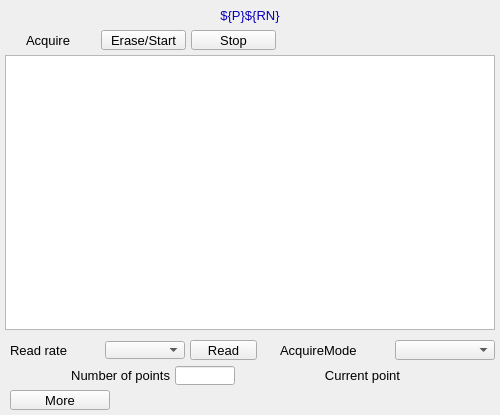
<?xml version="1.0" ?>
<ui version="4.0">
  <class>Dialog</class>
  <widget class="QWidget" name="screen">
    <property name="geometry">
      <rect>
        <x>370</x>
        <y>223</y>
        <width>500</width>
        <height>415</height>
      </rect>
    </property>
    <property name="styleSheet">
      <string notr="true">QWidget#screen {
  color: rgb(0, 0, 0);
  background-color: rgb(187, 187, 187);
  }</string>
    </property>
    <property name="windowTitle">
      <string>NDStatsTimeSeriesPlot</string>
    </property>
    <widget class="PyDMWaveformPlot" name="cartesian_plot">
      <property name="geometry">
        <rect>
          <x>5</x>
          <y>55</y>
          <width>490</width>
          <height>275</height>
        </rect>
      </property>
      <property name="toolTip">
        <string>cartesian_plot</string>
      </property>
      <property name="title" stdset="0">
        <string>$(P)$(RN) Time Series</string>
      </property>
      <property name="xLabels">
        <stringlist>
          <string>Time {s}</string>
        </stringlist>
      </property>
      <property name="yLabels">
        <stringlist>
          <string>${P}${RN}</string>
        </stringlist>
      </property>
      <property name="curves" stdset="0">
        <stringlist>
          <string>{&quot;name&quot;: &quot;curve 1&quot;, &quot;x_channel&quot;: &quot;ca://${prefix}TSTimeAxis&quot;, &quot;y_channel&quot;: &quot;ca://${P}${RN}&quot;, &quot;color&quot;: &quot;#4b6ec7&quot;, &quot;lineStyle&quot;: 1, &quot;lineWidth&quot;: 1, &quot;symbolSize&quot;: 10, &quot;redraw_mode&quot;: 2, &quot;block_size&quot;: 1200}</string>
        </stringlist>
      </property>
      <property name="axisColor" stdset="0">
        <color>
          <red>0</red>
          <green>0</green>
          <blue>0</blue>
        </color>
      </property>
      <property name="backgroundColor" stdset="0">
        <color>
          <red>218</red>
          <green>218</green>
          <blue>218</blue>
        </color>
      </property>
    </widget>
    <widget class="PyDMFrame" name="composite">
      <property name="geometry">
        <rect>
          <x>0</x>
          <y>5</y>
          <width>500</width>
          <height>45</height>
        </rect>
      </property>
      <widget class="QLabel" name="text">
        <property name="geometry">
          <rect>
            <x>0</x>
            <y>0</y>
            <width>500</width>
            <height>20</height>
          </rect>
        </property>
        <property name="text">
          <string>${P}${RN}</string>
        </property>
        <property name="font" stdset="0">
          <font>
            <pointsize>10</pointsize>
          </font>
        </property>
        <property name="brush" stdset="0">
          <brush brushstyle="SolidPattern">
            <color alpha="255">
              <red>10</red>
              <green>0</green>
              <blue>184</blue>
            </color>
          </brush>
        </property>
        <property name="toolTip">
          <string>text</string>
        </property>
        <property name="alignment">
          <set>Qt::AlignCenter</set>
        </property>
        <property name="styleSheet">
          <string notr="true">QLabel#text {
  color: rgb(10, 0, 184);
  }</string>
        </property>
      </widget>
      <widget class="PyDMLabel" name="text_update">
        <property name="geometry">
          <rect>
            <x>282</x>
            <y>26</y>
            <width>100</width>
            <height>18</height>
          </rect>
        </property>
        <property name="toolTip">
          <string>PV: ${prefix}TSAcquiring</string>
        </property>
        <property name="channel" stdset="0">
          <string>ca://${prefix}TSAcquiring</string>
        </property>
        <property name="displayFormat" stdset="0">
          <enum>PyDMLabel::String</enum>
        </property>
        <property name="font" stdset="0">
          <font>
            <pointsize>10</pointsize>
          </font>
        </property>
        <property name="alignment">
          <set>Qt::AlignLeading|Qt::AlignLeft|Qt::AlignVCenter</set>
        </property>
        <property name="textInteractionFlags">
          <set>Qt::TextSelectableByKeyboard|Qt::TextSelectableByMouse</set>
        </property>
        <property name="styleSheet">
          <string notr="true">PyDMLabel#text_update {
  color: rgb(10, 0, 184);
  background-color: rgb(70, 70, 70);
  }</string>
        </property>
      </widget>
      <widget class="PyDMPushButton" name="message_button">
        <property name="geometry">
          <rect>
            <x>191</x>
            <y>25</y>
            <width>85</width>
            <height>20</height>
          </rect>
        </property>
        <property name="text">
          <string>Stop</string>
        </property>
        <property name="font" stdset="0">
          <font>
            <pointsize>10</pointsize>
          </font>
        </property>
        <property name="toolTip">
          <string>${prefix}TSAcquire</string>
        </property>
        <property name="channel" stdset="0">
          <string>ca://${prefix}TSAcquire</string>
        </property>
        <property name="pressValue" stdset="0">
          <string>0</string>
        </property>
        <property name="styleSheet">
          <string notr="true">PyDMPushButton#message_button {
  color: rgb(0, 0, 0);
  background-color: rgb(115, 223, 255);
  }</string>
        </property>
      </widget>
      <widget class="PyDMPushButton" name="message_button_1">
        <property name="geometry">
          <rect>
            <x>101</x>
            <y>25</y>
            <width>85</width>
            <height>20</height>
          </rect>
        </property>
        <property name="text">
          <string>Erase/Start</string>
        </property>
        <property name="font" stdset="0">
          <font>
            <pointsize>10</pointsize>
          </font>
        </property>
        <property name="toolTip">
          <string>${prefix}TSAcquire</string>
        </property>
        <property name="channel" stdset="0">
          <string>ca://${prefix}TSAcquire</string>
        </property>
        <property name="pressValue" stdset="0">
          <string>1</string>
        </property>
        <property name="styleSheet">
          <string notr="true">PyDMPushButton#message_button_1 {
  color: rgb(0, 0, 0);
  background-color: rgb(115, 223, 255);
  }</string>
        </property>
      </widget>
      <widget class="QLabel" name="text_1">
        <property name="geometry">
          <rect>
            <x>26</x>
            <y>25</y>
            <width>70</width>
            <height>20</height>
          </rect>
        </property>
        <property name="text">
          <string>Acquire</string>
        </property>
        <property name="font" stdset="0">
          <font>
            <pointsize>10</pointsize>
          </font>
        </property>
        <property name="brush" stdset="0">
          <brush brushstyle="SolidPattern">
            <color alpha="255">
              <red>0</red>
              <green>0</green>
              <blue>0</blue>
            </color>
          </brush>
        </property>
        <property name="toolTip">
          <string>text_1</string>
        </property>
        <property name="alignment">
          <set>Qt::AlignLeading|Qt::AlignLeft|Qt::AlignVCenter</set>
        </property>
        <property name="styleSheet">
          <string notr="true">QLabel#text_1 {
  color: rgb(0, 0, 0);
  }</string>
        </property>
      </widget>
    </widget>
    <widget class="PyDMEnumComboBox" name="menu">
      <property name="geometry">
        <rect>
          <x>395</x>
          <y>340</y>
          <width>100</width>
          <height>20</height>
        </rect>
      </property>
      <property name="toolTip">
        <string>${prefix}TSAcquireMode</string>
      </property>
      <property name="channel" stdset="0">
        <string>ca://${prefix}TSAcquireMode</string>
      </property>
      <property name="font" stdset="0">
        <font>
          <pointsize>10</pointsize>
        </font>
      </property>
      <property name="styleSheet">
        <string notr="true">PyDMEnumComboBox#menu {
  color: rgb(0, 0, 0);
  background-color: rgb(115, 223, 255);
  }</string>
      </property>
    </widget>
    <widget class="QLabel" name="text_2">
      <property name="geometry">
        <rect>
          <x>280</x>
          <y>340</y>
          <width>110</width>
          <height>20</height>
        </rect>
      </property>
      <property name="text">
        <string>AcquireMode</string>
      </property>
      <property name="font" stdset="0">
        <font>
          <pointsize>10</pointsize>
        </font>
      </property>
      <property name="brush" stdset="0">
        <brush brushstyle="SolidPattern">
          <color alpha="255">
            <red>0</red>
            <green>0</green>
            <blue>0</blue>
          </color>
        </brush>
      </property>
      <property name="toolTip">
        <string>text_2</string>
      </property>
      <property name="alignment">
        <set>Qt::AlignLeading|Qt::AlignLeft|Qt::AlignVCenter</set>
      </property>
      <property name="styleSheet">
        <string notr="true">QLabel#text_2 {
  color: rgb(0, 0, 0);
  }</string>
      </property>
    </widget>
    <widget class="PyDMPushButton" name="message_button_2">
      <property name="geometry">
        <rect>
          <x>190</x>
          <y>340</y>
          <width>67</width>
          <height>20</height>
        </rect>
      </property>
      <property name="text">
        <string>Read</string>
      </property>
      <property name="font" stdset="0">
        <font>
          <pointsize>10</pointsize>
        </font>
      </property>
      <property name="toolTip">
        <string>${prefix}TSRead</string>
      </property>
      <property name="channel" stdset="0">
        <string>ca://${prefix}TSRead</string>
      </property>
      <property name="pressValue" stdset="0">
        <string>1</string>
      </property>
      <property name="styleSheet">
        <string notr="true">PyDMPushButton#message_button_2 {
  color: rgb(0, 0, 0);
  background-color: rgb(115, 223, 255);
  }</string>
      </property>
    </widget>
    <widget class="PyDMEnumComboBox" name="menu_1">
      <property name="geometry">
        <rect>
          <x>105</x>
          <y>341</y>
          <width>80</width>
          <height>18</height>
        </rect>
      </property>
      <property name="toolTip">
        <string>${prefix}TSRead.SCAN</string>
      </property>
      <property name="channel" stdset="0">
        <string>ca://${prefix}TSRead.SCAN</string>
      </property>
      <property name="font" stdset="0">
        <font>
          <pointsize>10</pointsize>
        </font>
      </property>
      <property name="styleSheet">
        <string notr="true">PyDMEnumComboBox#menu_1 {
  color: rgb(0, 0, 0);
  background-color: rgb(115, 223, 255);
  }</string>
      </property>
    </widget>
    <widget class="QLabel" name="text_3">
      <property name="geometry">
        <rect>
          <x>10</x>
          <y>340</y>
          <width>90</width>
          <height>20</height>
        </rect>
      </property>
      <property name="text">
        <string>Read rate</string>
      </property>
      <property name="font" stdset="0">
        <font>
          <pointsize>10</pointsize>
        </font>
      </property>
      <property name="brush" stdset="0">
        <brush brushstyle="SolidPattern">
          <color alpha="255">
            <red>0</red>
            <green>0</green>
            <blue>0</blue>
          </color>
        </brush>
      </property>
      <property name="toolTip">
        <string>text_3</string>
      </property>
      <property name="alignment">
        <set>Qt::AlignLeading|Qt::AlignLeft|Qt::AlignVCenter</set>
      </property>
      <property name="styleSheet">
        <string notr="true">QLabel#text_3 {
  color: rgb(0, 0, 0);
  }</string>
      </property>
    </widget>
    <widget class="QLabel" name="text_4">
      <property name="geometry">
        <rect>
          <x>10</x>
          <y>365</y>
          <width>160</width>
          <height>20</height>
        </rect>
      </property>
      <property name="text">
        <string>Number of points</string>
      </property>
      <property name="font" stdset="0">
        <font>
          <pointsize>10</pointsize>
        </font>
      </property>
      <property name="brush" stdset="0">
        <brush brushstyle="SolidPattern">
          <color alpha="255">
            <red>0</red>
            <green>0</green>
            <blue>0</blue>
          </color>
        </brush>
      </property>
      <property name="toolTip">
        <string>text_4</string>
      </property>
      <property name="alignment">
        <set>Qt::AlignRight|Qt::AlignTrailing|Qt::AlignVCenter</set>
      </property>
      <property name="styleSheet">
        <string notr="true">QLabel#text_4 {
  color: rgb(0, 0, 0);
  }</string>
      </property>
    </widget>
    <widget class="PyDMLineEdit" name="text_entry">
      <property name="geometry">
        <rect>
          <x>175</x>
          <y>366</y>
          <width>60</width>
          <height>19</height>
        </rect>
      </property>
      <property name="channel" stdset="0">
        <string>ca://${prefix}TSNumPoints</string>
      </property>
      <property name="toolTip">
        <string>${prefix}TSNumPoints</string>
      </property>
      <property name="font" stdset="0">
        <font>
          <pointsize>10</pointsize>
        </font>
      </property>
      <property name="styleSheet">
        <string notr="true">PyDMLineEdit#text_entry {
  color: rgb(0, 0, 0);
  background-color: rgb(115, 223, 255);
  border: 1px solid black;
  margin: 0px;
  padding: 0px;
  spacing: 0px;
  }</string>
      </property>
    </widget>
    <widget class="QLabel" name="text_5">
      <property name="geometry">
        <rect>
          <x>270</x>
          <y>365</y>
          <width>130</width>
          <height>20</height>
        </rect>
      </property>
      <property name="text">
        <string>Current point</string>
      </property>
      <property name="font" stdset="0">
        <font>
          <pointsize>10</pointsize>
        </font>
      </property>
      <property name="brush" stdset="0">
        <brush brushstyle="SolidPattern">
          <color alpha="255">
            <red>0</red>
            <green>0</green>
            <blue>0</blue>
          </color>
        </brush>
      </property>
      <property name="toolTip">
        <string>text_5</string>
      </property>
      <property name="alignment">
        <set>Qt::AlignRight|Qt::AlignTrailing|Qt::AlignVCenter</set>
      </property>
      <property name="styleSheet">
        <string notr="true">QLabel#text_5 {
  color: rgb(0, 0, 0);
  }</string>
      </property>
    </widget>
    <widget class="PyDMLabel" name="text_update_1">
      <property name="geometry">
        <rect>
          <x>405</x>
          <y>366</y>
          <width>90</width>
          <height>18</height>
        </rect>
      </property>
      <property name="toolTip">
        <string>PV: ${prefix}TSCurrentPoint</string>
      </property>
      <property name="channel" stdset="0">
        <string>ca://${prefix}TSCurrentPoint</string>
      </property>
      <property name="font" stdset="0">
        <font>
          <pointsize>10</pointsize>
        </font>
      </property>
      <property name="alignment">
        <set>Qt::AlignLeading|Qt::AlignLeft|Qt::AlignVCenter</set>
      </property>
      <property name="textInteractionFlags">
        <set>Qt::TextSelectableByKeyboard|Qt::TextSelectableByMouse</set>
      </property>
      <property name="styleSheet">
        <string notr="true">PyDMLabel#text_update_1 {
  color: rgb(10, 0, 184);
  background-color: rgb(187, 187, 187);
  }</string>
      </property>
    </widget>
    <widget class="PyDMRelatedDisplayButton" name="related_display">
      <property name="geometry">
        <rect>
          <x>10</x>
          <y>390</y>
          <width>100</width>
          <height>20</height>
        </rect>
      </property>
      <property name="toolTip">
        <string>More</string>
      </property>
      <property name="text">
        <string>More</string>
      </property>
      <property name="showIcon" stdset="0">
        <bool>true</bool>
      </property>
      <property name="font" stdset="0">
        <font>
          <pointsize>10</pointsize>
        </font>
      </property>
      <property name="styleSheet">
        <string notr="true">PyDMRelatedDisplayButton#related_display {
  color: rgb(0, 0, 0);
  background-color: rgb(115, 223, 255);
  }</string>
      </property>
      <property name="titles" stdset="0">
        <stringlist>
          <string>Time series plugin</string>
        </stringlist>
      </property>
      <property name="filenames" stdset="0">
        <stringlist>
          <string>TimeSeriesPlugin_V34.ui</string>
        </stringlist>
      </property>
      <property name="macros" stdset="0">
        <stringlist>
          <string>P=${P},R=${R}</string>
        </stringlist>
      </property>
      <property name="openInNewWindow" stdset="0">
        <bool>true</bool>
      </property>
    </widget>
  </widget>
  <customwidgets>
    <customwidget>
      <class>PyDMWaveformPlot</class>
      <extends>QGraphicsView</extends>
      <header>pydm.widgets.waveformplot</header>
    </customwidget>
    <customwidget>
      <class>PyDMFrame</class>
      <extends>QFrame</extends>
      <header>pydm.widgets.frame</header>
    </customwidget>
    <customwidget>
      <class>PyDMLabel</class>
      <extends>QLabel</extends>
      <header>pydm.widgets.label</header>
    </customwidget>
    <customwidget>
      <class>PyDMPushButton</class>
      <extends>QPushButton</extends>
      <header>pydm.widgets.pushbutton</header>
    </customwidget>
    <customwidget>
      <class>PyDMEnumComboBox</class>
      <extends>QComboBox</extends>
      <header>pydm.widgets.enum_combo_box</header>
    </customwidget>
    <customwidget>
      <class>PyDMLineEdit</class>
      <extends>QLineEdit</extends>
      <header>pydm.widgets.line_edit</header>
    </customwidget>
    <customwidget>
      <class>PyDMRelatedDisplayButton</class>
      <extends>QPushButton</extends>
      <header>pydm.widgets.related_display_button</header>
    </customwidget>
  </customwidgets>
</ui>
